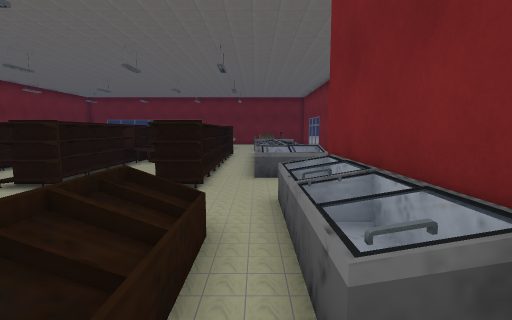
[1] (above)

23 first-person views from a walk through a Unity game level. The camera is 1.5 m above the floor, tilts 6° down and sees 85° across. The floor is counted in squares, 1 m on a side. Each view is taken from the middle of a square. On the plan, view 1 faces up. The plan holds only what a view shows up to about 14 squares ahead; the rest is blank. The place goes on beyond the plan. The player is left out. Some animated figures are not drawn. Door leaves are left out, so doorways stand open. Some surface patterns are stand-ins.

[2]
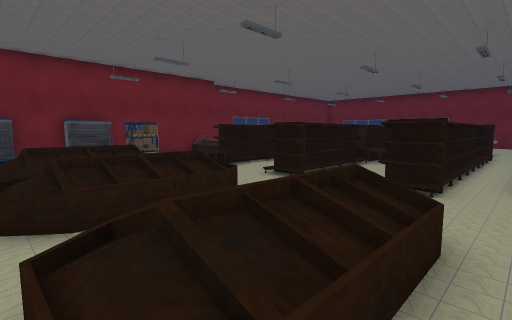

[3]
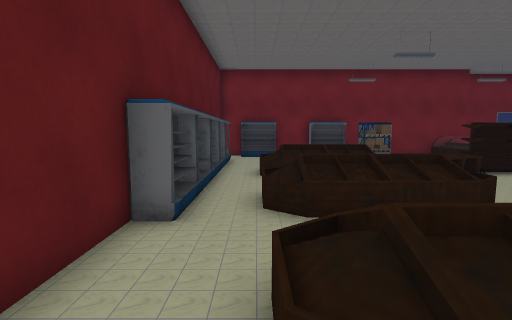

[4]
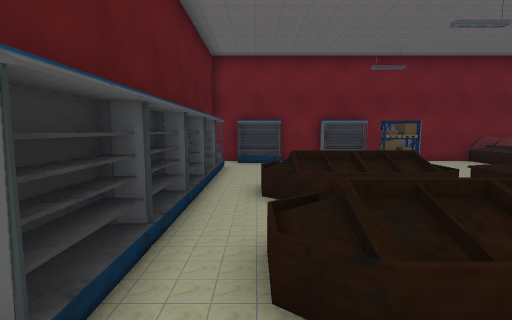

[5]
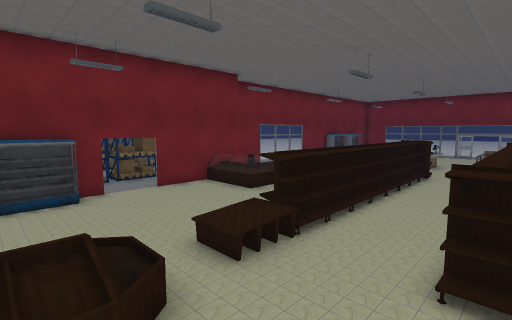

[6]
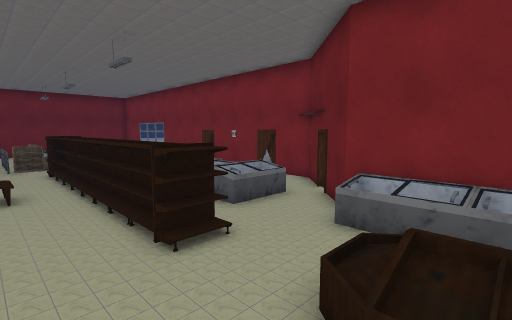

[7]
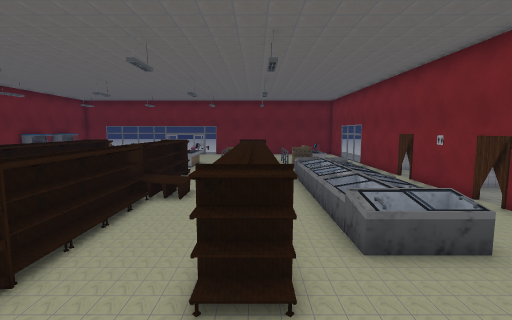

[8]
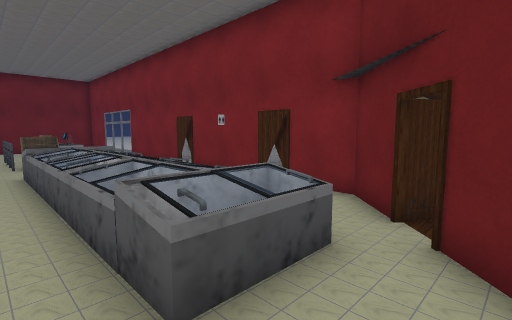

[9]
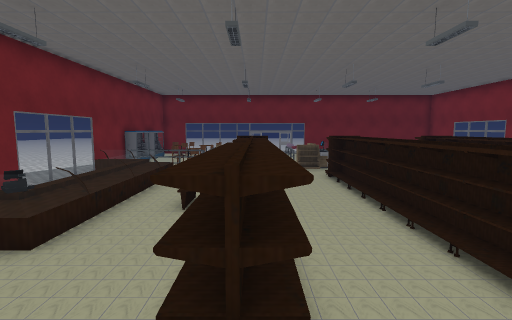

[10]
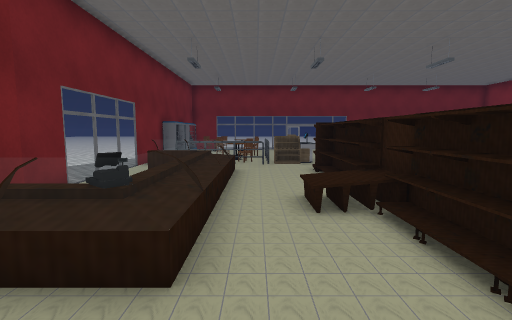

[11]
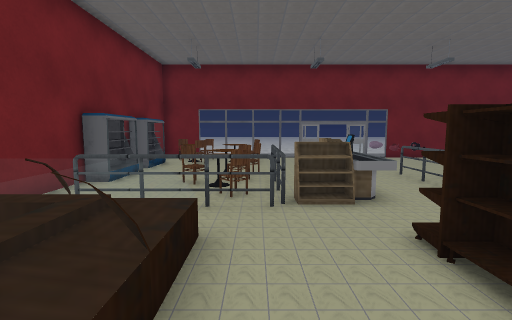

[12]
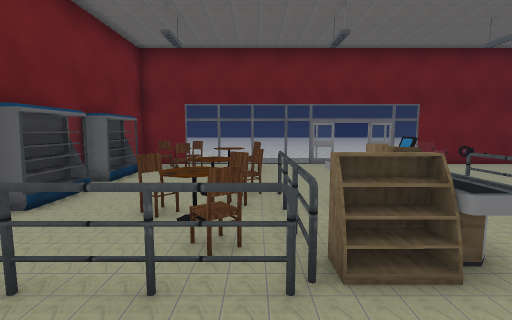

[13]
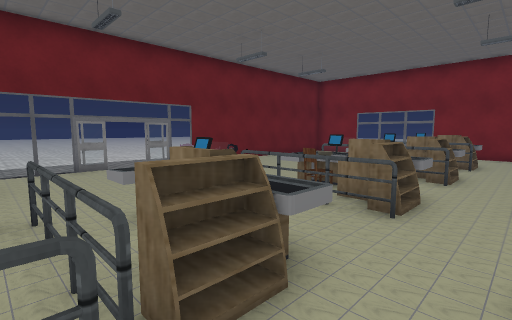

[14]
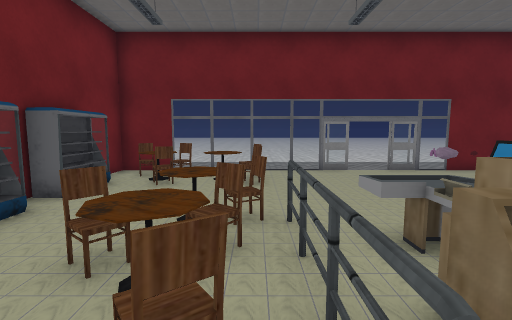

[15]
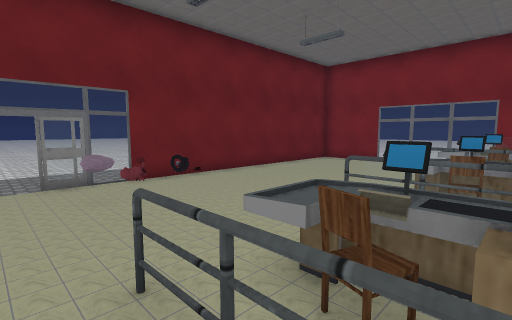

[16]
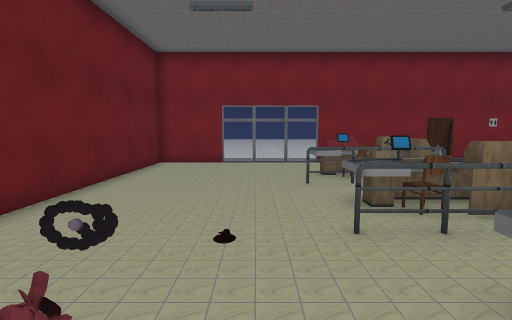

[17]
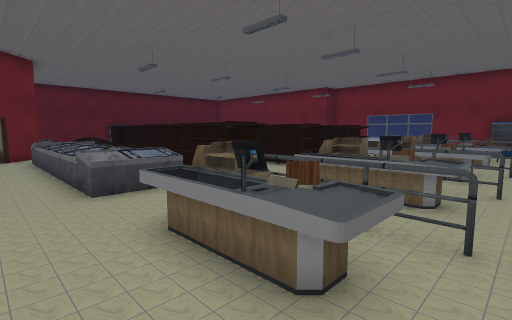

[18]
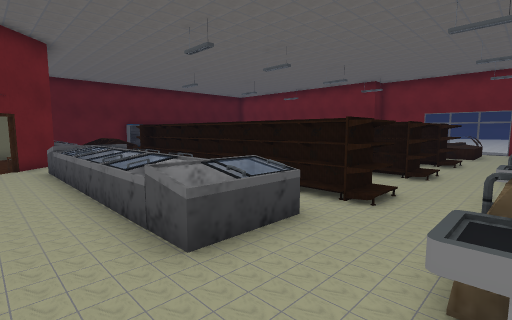

[19]
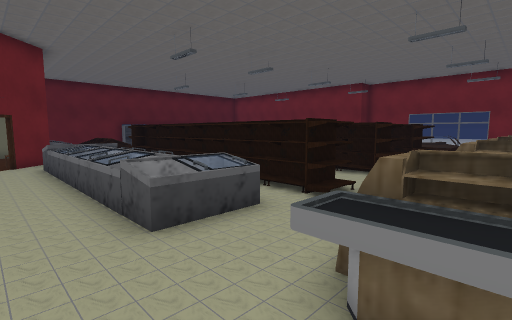

[20]
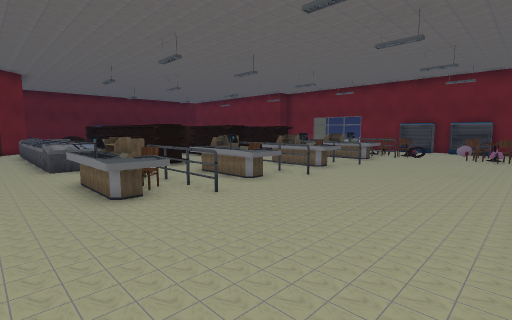

[21]
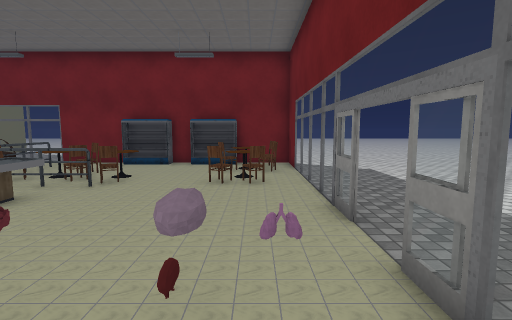

[22]
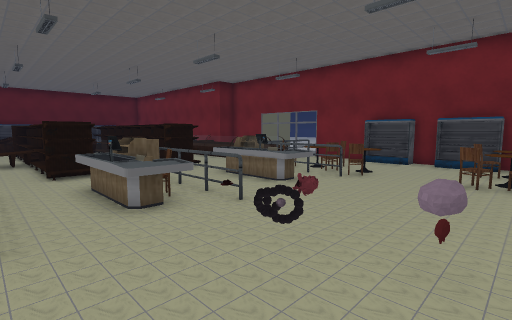

[23]
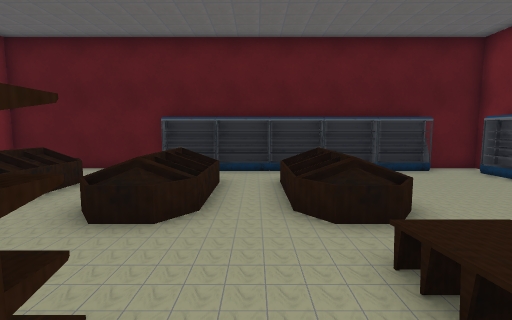

### Floor plan
Key: @ floor where view 1 was taken; # wall or solid block; . main floor; : floor 0.5 m higher than the main floor; / step, stairs or slope; D open door; = window, fence, low wall or low ledge; ^ raised ledge; v drop or lower ground; S shelf; R railing; C chair; T table; O other object.
Columns run from 21 left of view 1 to 5 right of it. Each row starts with its distance up from view 1.
 36   .......... ...
 35   .......... .....
 34    ...............
 33      .............
 32    ..............
 31    ...======.===###########
 30    #CCC...................#
 29    #TTTTC.....OO..........#
 28    ##CCTC.....O...........#
 27    ##.........OO..........=
 26    ##..........O..........=
 25    ##..TC.................=
 24    ##..TC.^^.R^^.R^^.R^^..=
 23    ##.CT..^^.RC=.RC=.RC=..#
 22    #...T..^^.R^^.R^^.R^^..#
 21   .#....CR^^.R^^.R^^.R^^..#
 20 ...#...R..................#
 19 ...=.===...S...S...S......#
 18  ..=^^^^..SS..SS..SS.OOO..D
 17   .=  ^^..SS..SS..SS.OOO..#
 16   .=  ^^..SS..SS..SS.OOO..#
 15    #  ^^..SS..SS..SS.OOO..#
 14    #  ^^..OS..SSO.SS.OOO..#
 13     # ^^..SS..SSO.SS.OOO..D
 12     #^^^..SS..SS..SS.OOO..#
 11     #^^=..SS..SS..SS.OOO..#
 10     #.....SS..SS..SS.OOO..#
  9  O#.#.....SS..OS..SS.OOO.##
  8  O#.D.....SS..SS..SS....###
  7  O#.D..... :...S...S...#O
  6     D.....//..........OO
  5     ##................OO
  4     ##....=/#.=/#.=/#.OO
  3      #....v//.v//.v//.OO
  2       .... //.v//.v//.O#
  1     ##....=//.=//.=//
  0      #.....==..==..==@
 -1     ##.....###.##...
 -2     ####################

Positions as (right, up) in squares from view 1, and headings:
1: (0, 0), facing up
2: (0, 0), facing up-left
3: (0, 0), facing left
4: (-3, 0), facing left
5: (-6, 3), facing up-left
6: (-5, 3), facing up-right
7: (-2, 4), facing up
8: (-1, 7), facing up-right
9: (-10, 6), facing up
10: (-13, 8), facing up
11: (-13, 15), facing up
12: (-13, 18), facing up
13: (-13, 19), facing up-right
14: (-13, 20), facing up
15: (-9, 22), facing up-right
16: (-8, 26), facing right
17: (4, 25), facing down-left
18: (4, 21), facing down-left
19: (4, 22), facing down-left
20: (4, 30), facing down-left
21: (-5, 29), facing left
22: (-4, 29), facing down-left
23: (-8, 9), facing down
